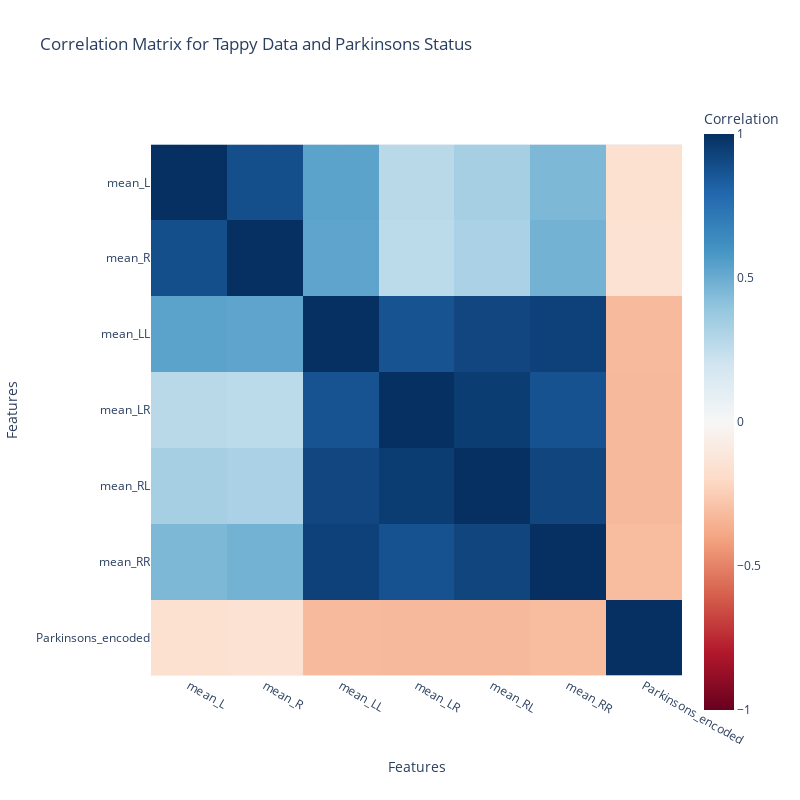

Here is the notebook cell this chart was saved with:
### Code cell
explorer_df['Parkinsons_encoded'] = explorer_df['Parkinsons'].astype(int)

correlation_columns = tappy_columns + ['Parkinsons_encoded']

corr_matrix = explorer_df[correlation_columns].corr()


fig = px.imshow(
    corr_matrix,
    labels=dict(color="Correlation"),
    x=correlation_columns,
    y=correlation_columns,
    color_continuous_scale='RdBu',
    zmin=-1,
    zmax=1,
    title="Correlation Matrix for Tappy Data and Parkinsons Status"
)


fig.update_layout(
    xaxis_title='Features',
    yaxis_title='Features',
    coloraxis_colorbar=dict(title="Correlation"),
    width=800,  
    height=800  
)


fig.show()

### Figure 1 — Plotly figure (JSON) as saved in the notebook; plotly's stock layout.template omitted (floating-point values rounded to 4 significant figures)
{"data": [{"coloraxis": "coloraxis", "hovertemplate": "x: %{x}<br>y: %{y}<br>Correlation: %{z}<extra></extra>", "name": "0", "type": "heatmap", "x": ["mean_L", "mean_R", "mean_LL", "mean_LR", "mean_RL", "mean_RR", "Parkinsons_encoded"], "xaxis": "x", "y": ["mean_L", "mean_R", "mean_LL", "mean_LR", "mean_RL", "mean_RR", "Parkinsons_encoded"], "yaxis": "y", "z": [[1, 0.8869, 0.5361, 0.2758, 0.336, 0.4505, -0.1576], [0.8869, 1, 0.5304, 0.2688, 0.3241, 0.475, -0.1515], [0.5361, 0.5304, 1, 0.8731, 0.9169, 0.9355, -0.3238], [0.2758, 0.2688, 0.8731, 1, 0.9538, 0.8756, -0.3244], [0.336, 0.3241, 0.9169, 0.9538, 1, 0.9217, -0.3245], [0.4505, 0.475, 0.9355, 0.8756, 0.9217, 1, -0.3164], [-0.1576, -0.1515, -0.3238, -0.3244, -0.3245, -0.3164, 1]]}], "layout": {"coloraxis": {"cmax": 1, "cmin": -1, "colorbar": {"title": {"text": "Correlation"}}, "colorscale": [[0, "rgb(103,0,31)"], [0.1, "rgb(178,24,43)"], [0.2, "rgb(214,96,77)"], [0.3, "rgb(244,165,130)"], [0.4, "rgb(253,219,199)"], [0.5, "rgb(247,247,247)"], [0.6, "rgb(209,229,240)"], [0.7, "rgb(146,197,222)"], [0.8, "rgb(67,147,195)"], [0.9, "rgb(33,102,172)"], [1, "rgb(5,48,97)"]]}, "height": 800, "title": {"text": "Correlation Matrix for Tappy Data and Parkinsons Status"}, "width": 800, "xaxis": {"anchor": "y", "constrain": "domain", "domain": [0, 1], "scaleanchor": "y", "title": {"text": "Features"}}, "yaxis": {"anchor": "x", "autorange": "reversed", "constrain": "domain", "domain": [0, 1], "title": {"text": "Features"}}}}
